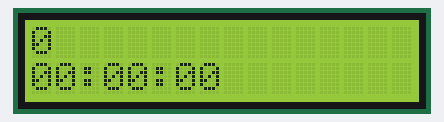
Simulated run of this sketch. Board: Arduino Uno, built with avr-gcc and run on an emulated ATmega328P. On the bench: 16×2 character LCD. The local clock reads 2024-03-15 10:24:30 at power-on unless the sketch sets it.

Above: at 0.1 s.
At 4.1 s:
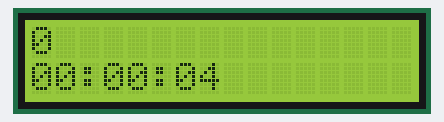
At 9.2 s:
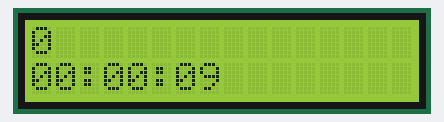
At 19.2 s:
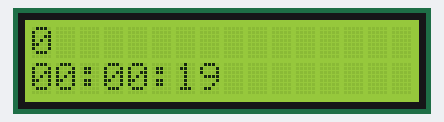
At 28.3 s:
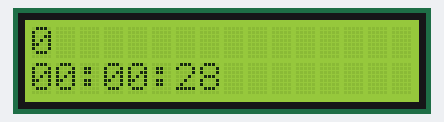
At 38.3 s:
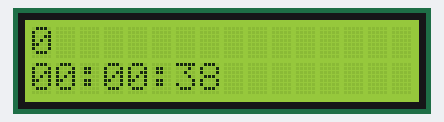

The sketch:

ALBAN_LISSETH_SIS_EMBEBIDOS_LAB_2.ino
```cpp
/*UNIVERDIDAD TECNICA DEL NORTE
*FICA-CITEL
*SISTEMAS EMBEBIDOS
*LABORATORIO#2
*PUERTOS DIGITALES Y COMUNICACION SERIAL
*LISSETH ALBAN
*/

#include <LiquidCrystal.h>
#include <Wire.h>
#include "RTClib.h"

LiquidCrystal lcd(4, 6, 11, 12, 13, 14);//pines del arduino al LCD (RS E D4 D5 D6 D7) RESPECTIVAMENTE
RTC_DS1307 RTC;

void setup()
{
Wire.begin(); //configura el bus I2C estableciendo arduino como MASTER
RTC.begin();
if (! RTC.isrunning()) // se verifica si el modulo rtc esta en funcionamiento, de lo contrario, se imprime: RTC is NOT running!
{
lcd.println("RTC NO FUNCIONA");
delay(10000);
}
RTC.adjust(DateTime(__TIME__));

lcd.begin(16,2);
lcd.clear();
}

void loop()
{
mostrarRTCLCD(); //Se manda a llamar la funcion "mostrarRTCLCD" y despues se espera un tienpo de 1seg
delay(1000);
}

void mostrarRTCLCD() //Funcion que lee los datos de modulo RTC y despues los imprime en el display
{
DateTime now = RTC.now(); //obtiene datos del modulo RTC
lcd.clear();
lcd.setCursor(0,0);
if(now.day() < 10)
{
lcd.print("0");
}
lcd.setCursor(0,1);
if(now.hour() < 10)
{
lcd.print("0");
}
lcd.print(now.hour(), DEC); //imprime hora
lcd.print(':');
if(now.minute() < 10)
{
lcd.print("0");
}
lcd.print(now.minute(), DEC); //imprime minutos
lcd.print(':');
if(now.second() < 10)
{
lcd.print("0");
}
lcd.print(now.second(), DEC); //imprime segundos
}
```

Measured:
- what the display in image 1 shows lasts 1.0 s, from 4.1 s to 5.1 s
